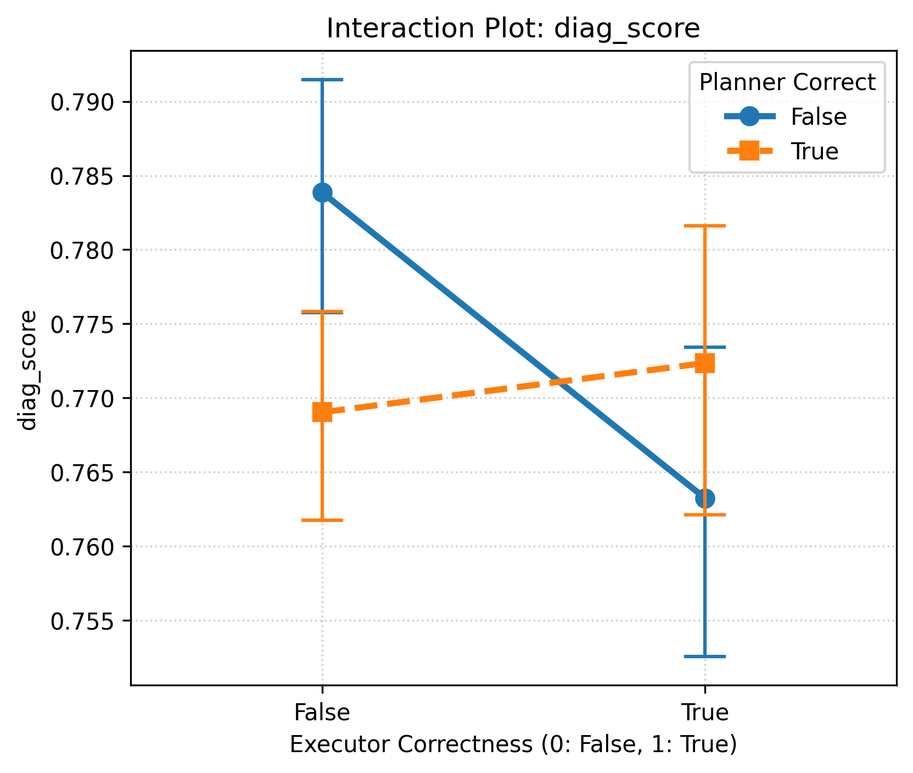
#> input picture images/diag_interaction.png, 913 x 773 px, shrunk from 1663 x 1407 before the run
$ python merge.py
#> lines starting #> are read from the running program, lines starting #| are printed output that depends on the picture
import matplotlib.pyplot as plt

plt.rcParams["font.sans-serif"] = ["Helvetica", "Arial", "DejaVu Sans"]
plt.rcParams["font.size"] = 10

from PIL import Image, ImageOps


# 1. 自动裁剪 PNG 外围多余白边
def trim_border(img_path):
#> called with img_path = 'diag_interaction.png'
    img = Image.open(img_path).convert("RGB")
    # 转灰度寻找边界
    bg = Image.new(img.mode, img.size, (255, 255, 255))
#> bg: PIL image 913x773 RGB; every value is 255
    diff = ImageOps.invert(img)
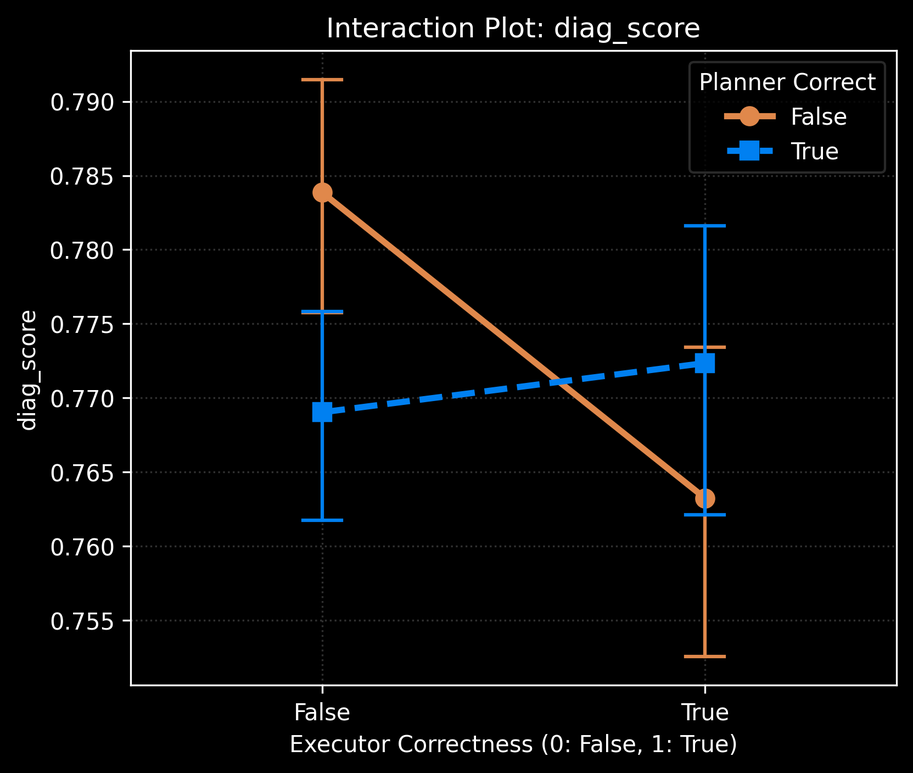
#> diff: PIL image 913x773 RGB; mean R, G, B 7.3, 7.5, 7.9
    bbox = diff.getbbox()
#> bbox = (14, 14, 901, 757)
    return img.crop(bbox) if bbox else img


# 加载并裁剪三张图
img_a = trim_border("diag_interaction.png")
img_b = trim_border("centroid_interaction.png")
#> call 2 of trim_border, with img_path = 'centroid_interaction.png'
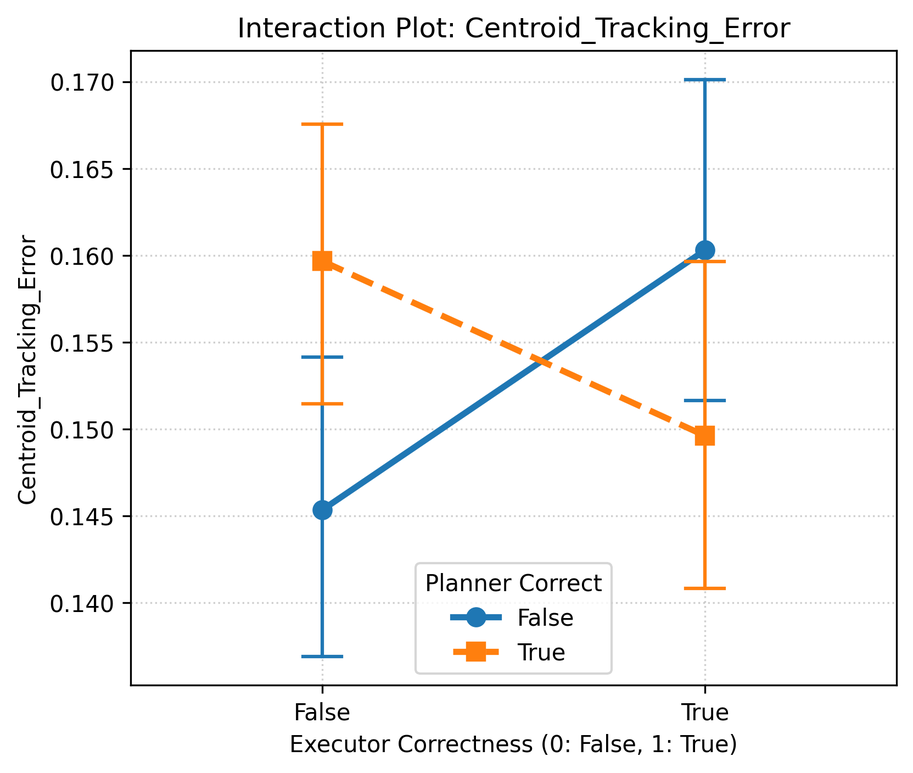
#> input picture images/centroid_interaction.png, 913 x 773 px, shrunk from 1663 x 1407 before the run
#> in trim_border (call 2), `return img.crop(bbox) if bbox else img`:
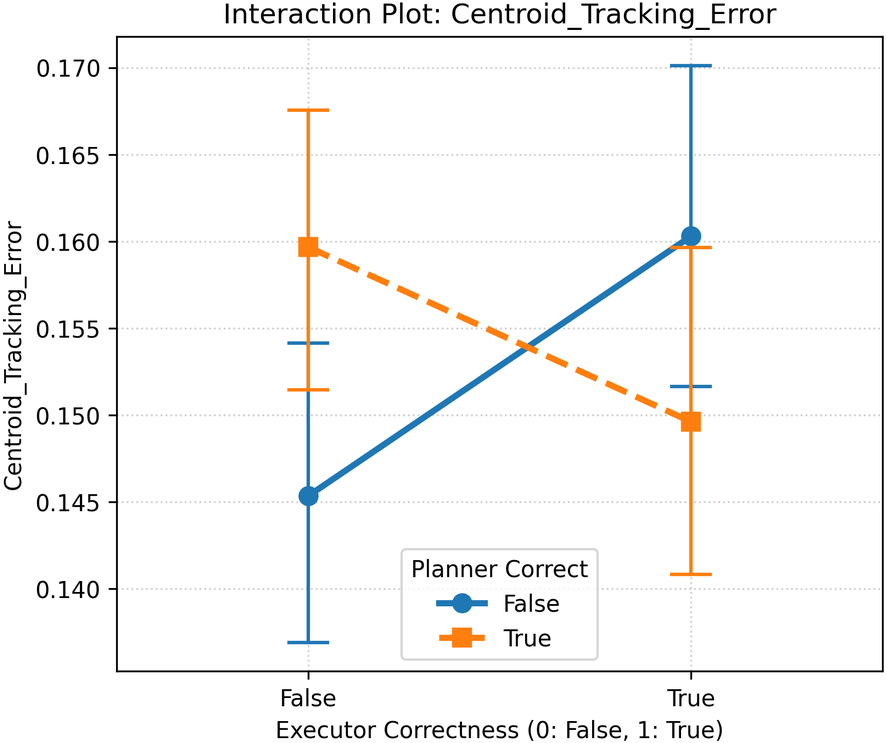
#> returned value: PIL image 887x743 RGB; mean R, G, B 246.7, 246.3, 245.9
img_c = trim_border("peak_interaction.png")
#> call 3 of trim_border, with img_path = 'peak_interaction.png'
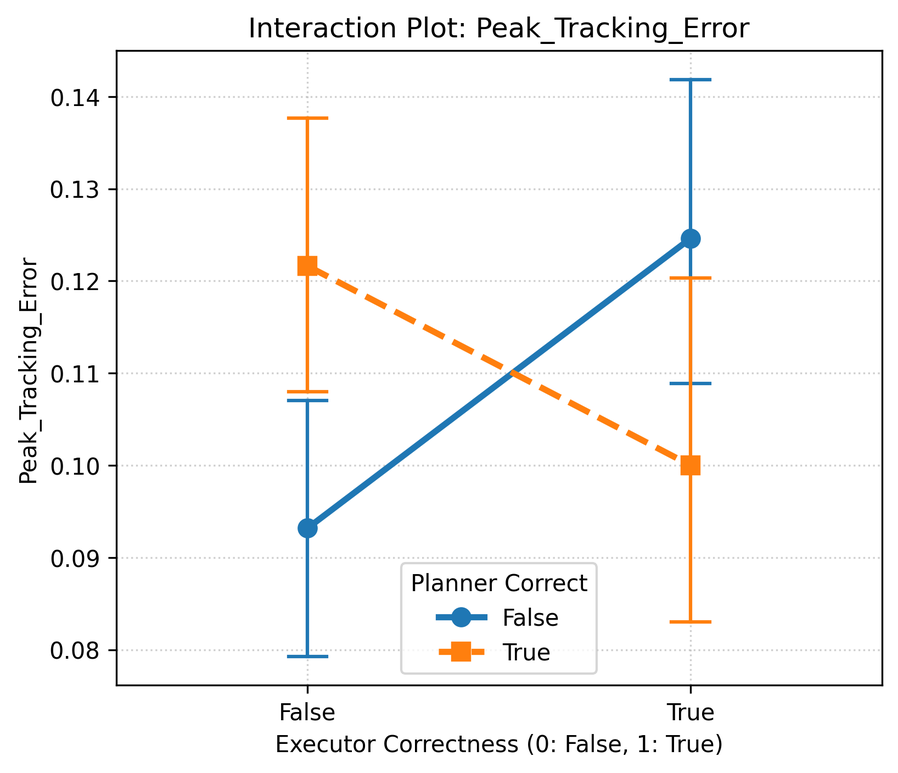
#> input picture images/peak_interaction.png, 898 x 773 px, shrunk from 1636 x 1407 before the run
#> in trim_border (call 3), `bg = Image.new(img.mode, img.size, (255, 255, 255))`: bg: PIL image 898x773 RGB; every value is 255
#> in trim_border (call 3), `diff = ImageOps.invert(img)`:
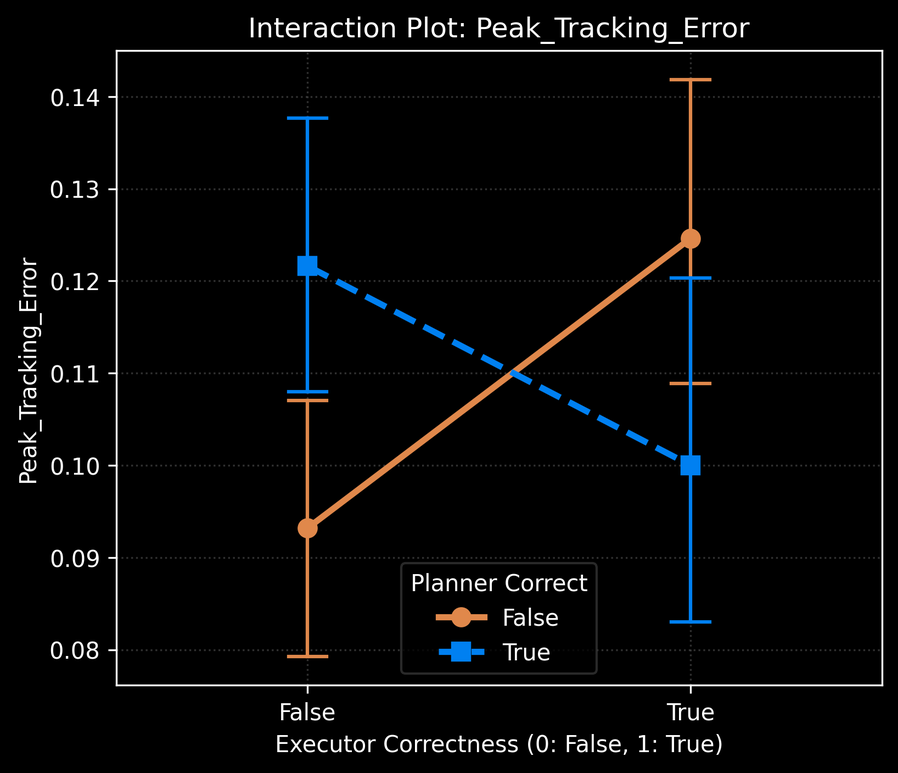
#> diff: PIL image 898x773 RGB; mean R, G, B 7.6, 7.9, 8.3
#> in trim_border (call 3), `bbox = diff.getbbox()`: bbox = (17, 14, 886, 757)
#> in trim_border (call 3), `return img.crop(bbox) if bbox else img`:
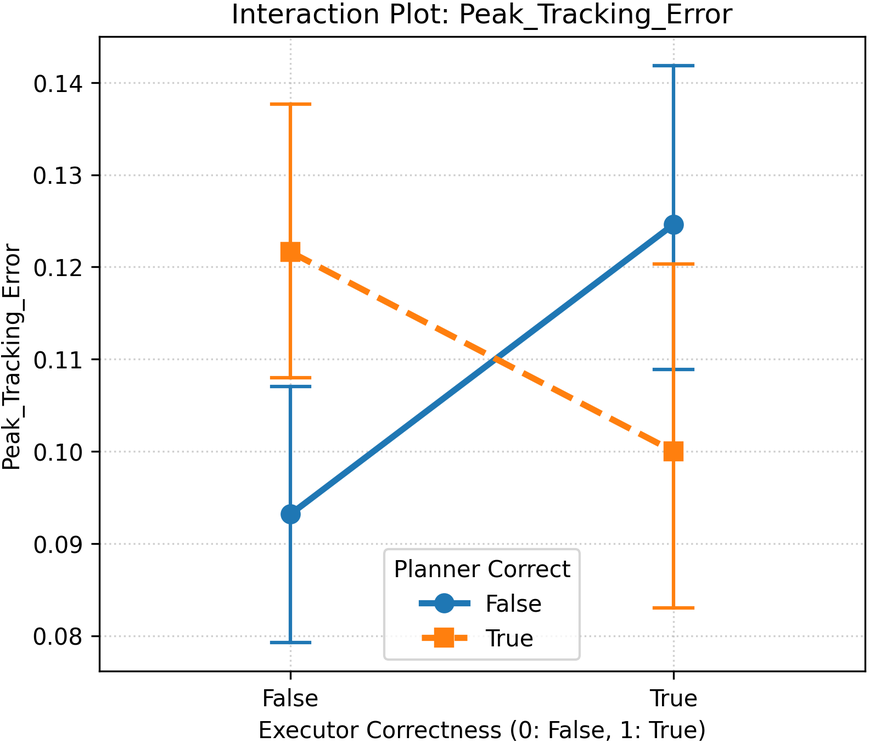
#> returned value: PIL image 869x743 RGB; mean R, G, B 246.8, 246.5, 246.1

# 2. 创建画布 (宽 15 inch, 高 4.5 inch)
fig, axes = plt.subplots(1, 3, figsize=(15, 4.5), dpi=300)

images = [img_a, img_b, img_c]
titles = ["(a) Diagonal Score", "(b) Centroid Tracking Error", "(c) Peak Tracking Error"]

for i, ax in enumerate(axes):
    ax.imshow(images[i])
    ax.axis("off")  # 隐藏 Pillow 绘图产生的外层坐标轴
    # 添加子图标题
    ax.set_title(
        titles[i], loc="left", fontsize=12, fontweight="bold", pad=8
    )

# 3. 补充全局共享的 X 轴标签
fig.text(
    0.5,
    0.02,
    "Executor correctness",
    ha="center",
    va="center",
    fontsize=12,
    fontweight="semibold",
)

# 4. 调整边距并导出高分辨率图像
plt.tight_layout(rect=[0, 0.05, 1, 0.95])
plt.savefig("multi_panel_figure.svg", format="svg", bbox_inches="tight")
plt.savefig("multi_panel_figure.png", dpi=300, bbox_inches="tight")
plt.close()
